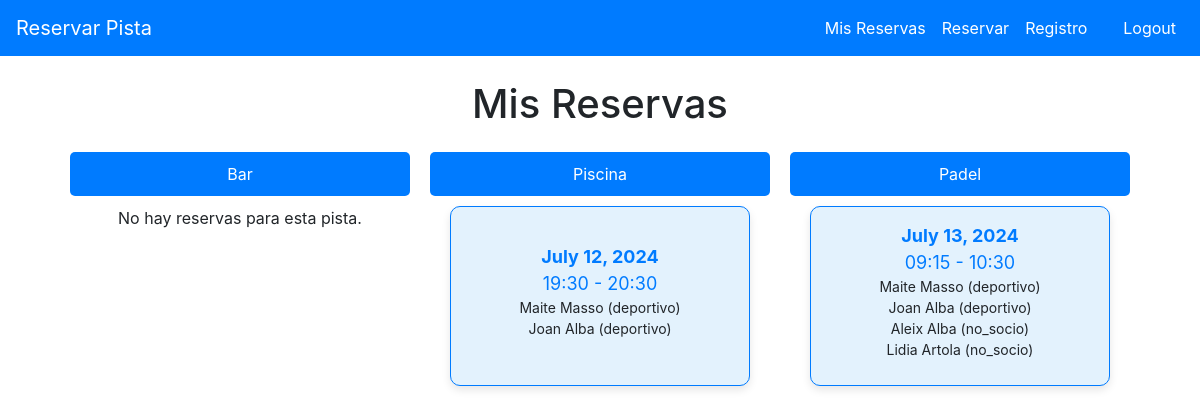
Screenshot of /mis_reservas/ (signed in) with the database file from the repository.
### reservas/models.py (models this page shows, shortened)
class Pista(models.Model):
    nombre = models.CharField(max_length=100)
    tipo = models.CharField(max_length=10, choices=[('tenis', 'Tenis'), ('padel', 'Padel')])
    def __str__(self):
        return self.nombre

class Reserva(models.Model):
    socio = models.ForeignKey(User, on_delete=models.CASCADE)
    pista = models.ForeignKey(Pista, on_delete=models.CASCADE)
    fecha_hora_inicio = models.DateTimeField()
    fecha_hora_fin = models.DateTimeField()
    jugadores = models.JSONField(default=list)

### reservas/views.py (the view)
# urls.py: path('mis_reservas/', views.reservation_list, name='reservation_list'),
@login_required
def reservation_list(request):
    usuario = request.user
    usuario_json = json.dumps({"nombre": usuario.first_name, "apellido": usuario.last_name})
    reservas = Reserva.objects.filter(
        Q(socio=usuario) |
        Q(jugadores__icontains=usuario_json)
    ).filter(fecha_hora_inicio__gte=timezone.now(), fecha_hora_inicio__lte=timezone.now() + timezone.timedelta(days=1))
    pistas = Pista.objects.all()
    reservas_por_pista = {pista: [] for pista in pistas}
    for reserva in reservas:
        reservas_por_pista[reserva.pista].append(reserva)
    return render(request, 'reservas/reservation_list.html', {'reservas_por_pista': reservas_por_pista})

### reservas/templates/reservas/reservation_list.html
{% extends "reservas/base.html" %}
{% block content %}
<div class="container">
    <h1 class="text-center my-4">Mis Reservas</h1>
    <div class="reservation-columns">
        {% for pista, reservas in reservas_por_pista.items %}
        <div class="reservation-column">
            <div class="pista-header">{{ pista }}</div>
            {% if reservas %}
            {% for reserva in reservas %}
            <div class="reservation-list-card">
                <div class="reservation-date">{{ reserva.fecha_hora_inicio|date:"F j, Y" }}</div>
                <div class="reservation-time">{{ reserva.fecha_hora_inicio|date:"H:i" }} - {{ reserva.fecha_hora_fin|date:"H:i" }}</div>
                <div class="player-info">
                    {% for jugador in reserva.jugadores %}
                    <div>{{ jugador.nombre }} {{ jugador.apellido }} ({{ jugador.tipo }})</div>
                    {% endfor %}
                </div>
            </div>
            {% endfor %}
            {% else %}
            <p>No hay reservas para esta pista.</p>
            {% endif %}
        </div>
        {% endfor %}
    </div>
</div>
{% endblock %}

### static/styles.css (style rules this page uses)
.container { margin-top: 20px; }
.pista-header { background-color: #007bff; color: white; padding: 10px; margin-bottom: 10px; border-radius: 5px; text-align: center; }
.reservation-list-card { background-color: #e3f2fd; border: 1px solid #007bff; border-radius: 10px; padding: 10px; margin-bottom: 20px; box-shadow: 0 4px 8px rgba(0, 0, 0, 0.1); font-size: 14px; max-width: 300px; min-height: 180px; display: flex; flex-direction: column; justify-content: center; margin-left: auto; margin-right: auto; }
.reservation-list-card .player-info { margin-bottom: 10px; text-align: center; line-height: 1.5; }
.reservation-columns { display: flex; justify-content: space-between; }
.reservation-column { flex: 1; margin: 0 10px; text-align: center; }
.reservation-list-card .reservation-date { font-weight: bold; font-size: 18px; color: #007bff; text-align: center; }
.reservation-list-card .reservation-time { font-size: 18px; color: #007bff; text-align: center; }
.reservation-column .reservation-list-card { margin-left: auto; margin-right: auto; }

### rows the page displays
Pista: nombre "Bar", shows "No hay reservas para esta pista."
Pista: nombre "Piscina"
Reserva: fecha_hora_inicio "July 12, 2024", fecha_hora_inicio "19:30", fecha_hora_fin "20:30", nombre "Maite", apellido "Masso", tipo "deportivo"
Pista: nombre "Padel"
Reserva: fecha_hora_inicio "July 13, 2024", fecha_hora_inicio "09:15", fecha_hora_fin "10:30", nombre "Maite" "Aleix" "Lidia", apellido "Masso" "Alba" "Artola", tipo "deportivo" "no_socio" "no_socio"

### other values shown
{{ jugador.nombre }} "Joan"
{{ jugador.apellido }} "Alba"
{{ jugador.tipo }} "deportivo"
